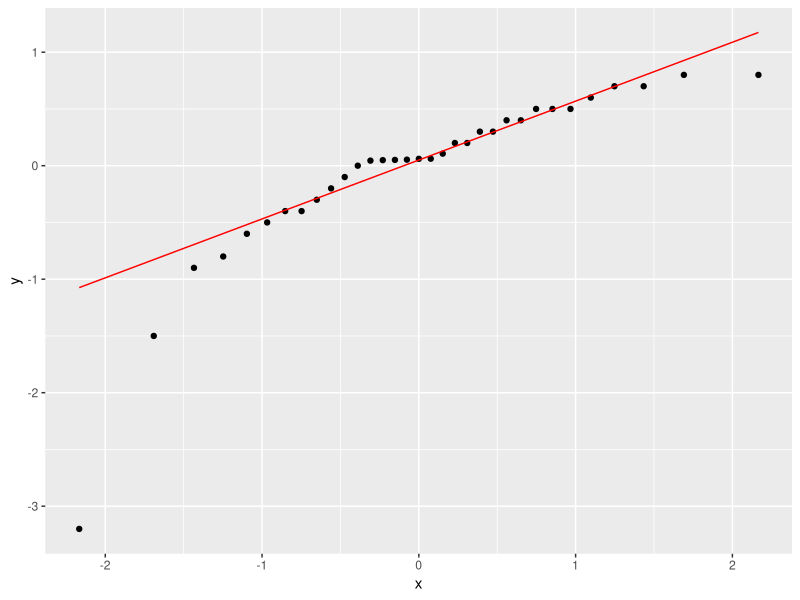
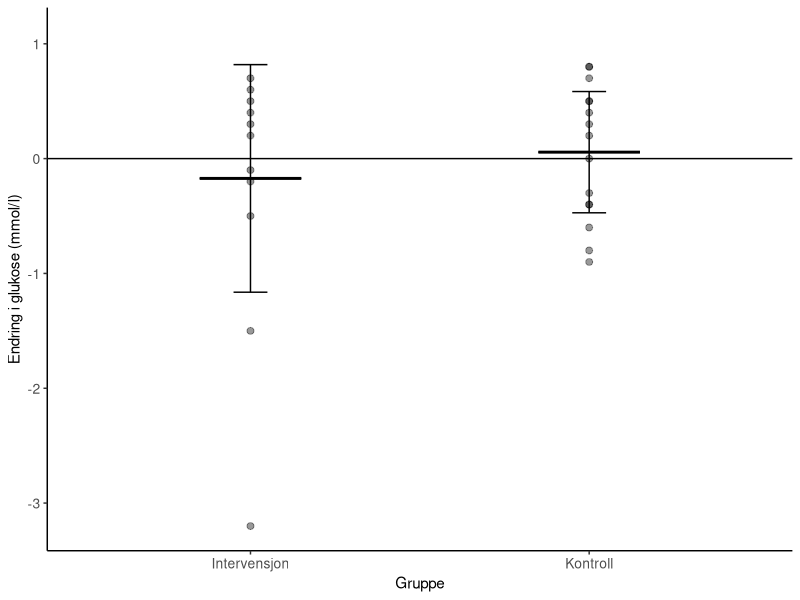
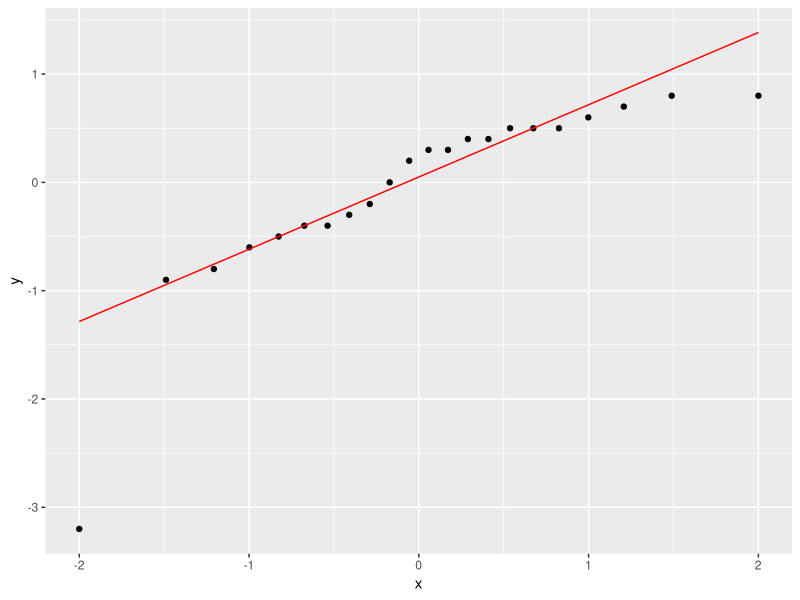
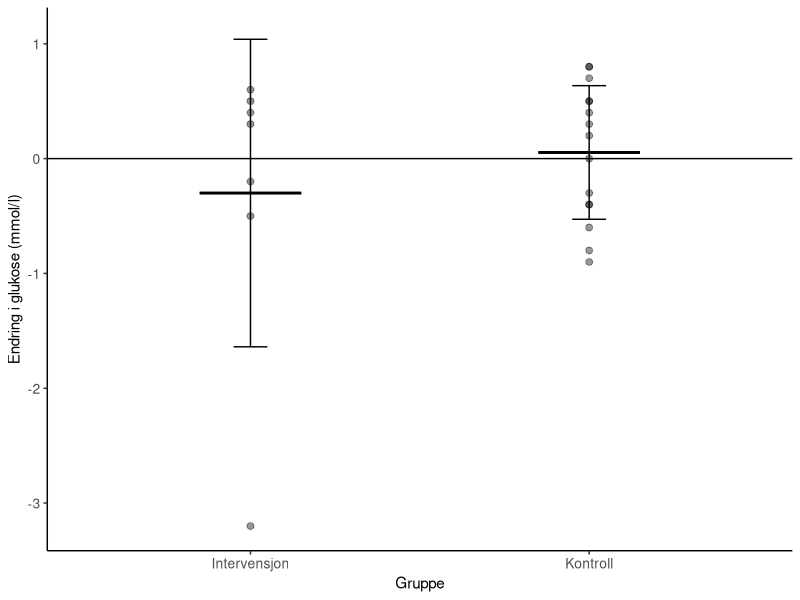
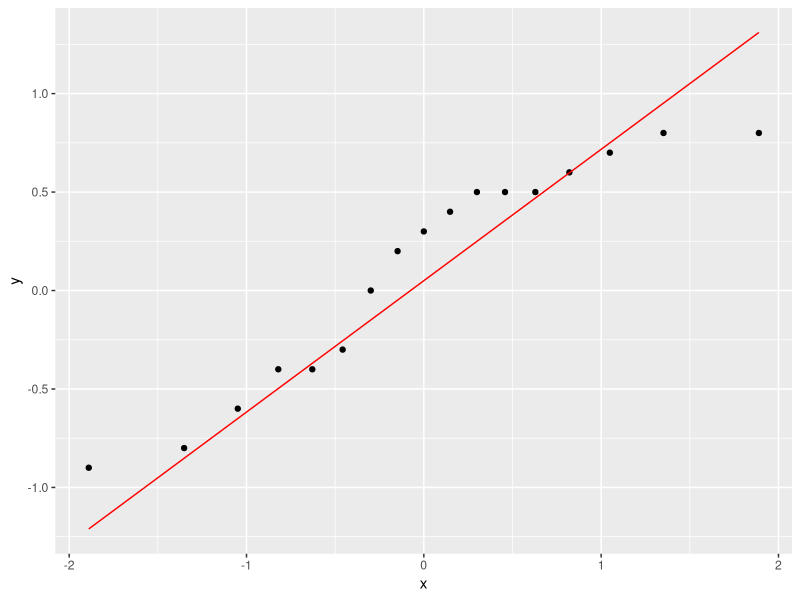
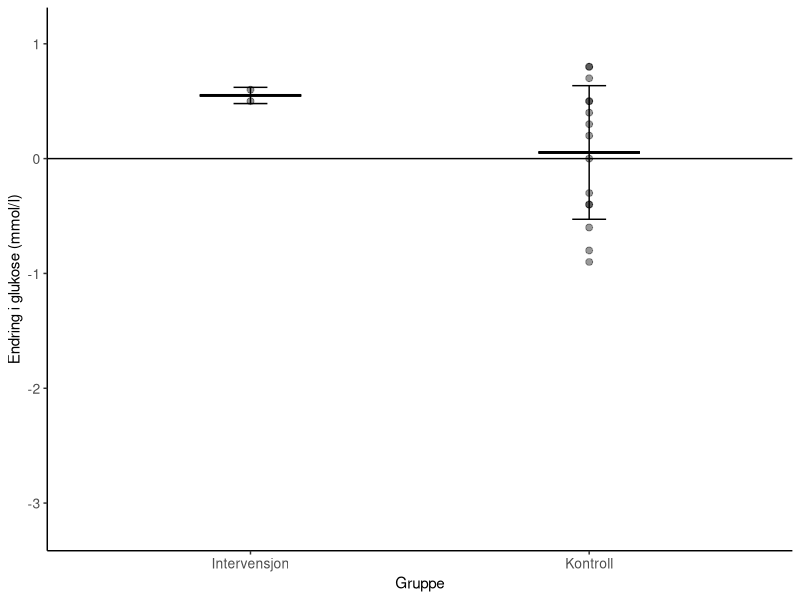

These figures' R source, in order:
## ---- chunk 1
library(tidyverse); library(knitr); library(ggplot2); library(kableExtra); library(readxl); library(dplyr); library(flextable); library(pbkrtest); library(broom)
Resultatskjema <- read_excel("Resultatskjema.xlsx")
Resultatskjema.ITT <- read_excel("Resultatskjema_ITT.xlsx")

# analyse intention to treat TG
itt.gluk <- Resultatskjema.ITT %>%
  select(id, group, sex, time, `s-glukose`) %>%
  mutate(`s-glukose` = as.numeric(`s-glukose`, na.rm = TRUE)) %>%
  mutate(time = factor(time, levels = c("pre", "post"),
                       labels = c("Pre", "Post")),
         group = factor(group, levels = c("fls", "kon"),
                        labels = c("Intervensjon", "Kontroll"))) %>% 
  pivot_wider(names_from = time,
              values_from = `s-glukose`) %>%
  mutate(change.gluk.itt = Post - Pre) %>%
  mutate(change.gluk.itt.pros = ((Post - Pre) / Pre) * 100) %>%
  group_by(group) %>%
  drop_na() %>%
  print()

# sjekker normalfordelingen 
ggplot(itt.gluk, aes(sample = change.gluk.itt)) + stat_qq() + stat_qq_line(col = "red")

# analyse av endringsscore fra pre til post mellom gruppene
itt.gluk.lm <- lm(change.gluk.itt ~ group, data = itt.gluk)
summary(itt.gluk.lm)

# sjekker for kovariat
itt.gluk.lm.co. <- lm(change.gluk.itt ~ group + sex + Pre, data = itt.gluk)
summary(itt.gluk.lm.co.)

itt.gluk.lm.co.pre <- lm(change.gluk.itt ~ group + Pre, data = itt.gluk)
summary(itt.gluk.lm.co.pre)

itt.gluk.lm.co.sex <- lm(change.gluk.itt ~ group + sex, data = itt.gluk)
summary(itt.gluk.lm.co.sex)

# lager et datasett med gjennomsnittsverdier av endring for bruk i graf
mean.itt.gluk <- itt.gluk %>%
  drop_na() %>%
  summarise(mean.gluk = mean(change.gluk.itt),
            sd.gluk = sd(change.gluk.itt)) %>%
  print()

# lager et datasett for bruk til individuelle verdier i graf (uten dropped out)
dropout.itt.gluk <- itt.gluk %>%
  filter(id != "tr031 10541") %>%
  filter(id != "tr031 13404") %>%
  filter(id != "tr031 11421") %>%
  filter(id != "tr031 004") %>%
  filter(id != "tr031 008") %>%
  filter(id != "tr031 001") %>%
  filter(id != "tr031 016") %>%
  drop_na() %>%
  print()

# lager graf
figur.gluk.itt <- mean.itt.gluk %>%
  ggplot(aes(group, mean.gluk, group = group)) + geom_boxplot(width = 0.3, fill = "white", colour = "black") + geom_errorbar(aes(ymin = mean.gluk - sd.gluk, ymax = mean.gluk + sd.gluk), width = 0.1) + theme_classic() + geom_point(data = dropout.itt.gluk, aes(group, change.gluk.itt), size = 2, alpha = 0.4) + labs(x = "Gruppe", y = "Endring i glukose (mmol/l)") + geom_hline(yintercept = 0, linetype = "solid", color = "black") + theme(axis.title = element_text(size = 11), axis.text.x = element_text(size = 10), axis.text.y = element_text(size = 10)) + ylim(-3.2, 1.1)

figur.gluk.itt
## ---- chunk 2
library(tidyverse); library(knitr); library(ggplot2); library(kableExtra); library(readxl); library(dplyr); library(flextable); library(pbkrtest); library(broom)
Resultatskjema <- read_excel("Resultatskjema.xlsx")

# analyse per protocl 1 treningsøkt per uke

# ordner et datasett for grafisk fremstilling med individuelle endringer fra pre til post i prosent og endringsscore for bruk i statistiske tester
pp.gluk <- Resultatskjema %>%
  select(id, sex, group, time, `s-glukose`) %>%
  mutate(`s-glukose` = as.numeric(`s-glukose`, na.rm = TRUE)) %>%
  filter(id != "tr031 012") %>% 
  filter(id != "tr031 013") %>% 
  filter(id != "tr031 010") %>% 
  filter(id != "tr031 007") %>% 
  mutate(time = factor(time, levels = c("pre", "post"),
                       labels = c("Pre", "Post")),
         group = factor(group, levels = c("fls", "kon"),
                        labels = c("Intervensjon", "Kontroll"))) %>% 
  pivot_wider(names_from = time,
              values_from = `s-glukose`) %>%
  mutate(change.gluk.pp = Post - Pre) %>%
  mutate(change.gluk.pp.pros = ((Post - Pre)/ Pre) * 100) %>%
  group_by(group) %>%
  drop_na() %>%
  print()

# sjekker normalfordelingen 
ggplot(pp.gluk, aes(sample = change.gluk.pp)) + stat_qq() + stat_qq_line(col = "red")

# analyse av endringsscore fra pre til post mellom gruppene
pp.gluk.lm <- lm(change.gluk.pp ~ group, data = pp.gluk)
summary(pp.gluk.lm)

# sjekker for kovariat
pp.gluk.lm.co <- lm(change.gluk.pp ~ group + sex + Pre, data = pp.gluk)
summary(pp.gluk.lm.co)

pp.gluk.lm.co.pre <- lm(change.gluk.pp ~ group + Pre, data = pp.gluk)
summary(pp.gluk.lm.co.pre)

pp.gluk.lm.co.sex <- lm(change.gluk.pp ~ group + sex + Pre, data = pp.gluk)
summary(pp.gluk.lm.co.sex)

# lager et datasett med gjennomsnittsverdier av prosentvis endring for bruk i graf
mean.pp.gluk <- pp.gluk %>%
  summarise(mean.gluk.pp = mean(change.gluk.pp),
            sd.gluk.pp = sd(change.gluk.pp)) %>%
  print()

figur.gluk.pp <- mean.pp.gluk %>%
  ggplot(aes(group, mean.gluk.pp, group = group)) + geom_boxplot(width = 0.3, fill = "white", colour = "black") + geom_errorbar(aes(ymin = mean.gluk.pp - sd.gluk.pp, ymax = mean.gluk.pp + sd.gluk.pp), width = 0.1) + theme_classic() + geom_point(data = pp.gluk, aes(group, change.gluk.pp), size = 2, alpha = 0.4) + labs(x = "Gruppe", y = "Endring i glukose (mmol/l)") + geom_hline(yintercept = 0, linetype = "solid", color = "black") + theme(axis.title = element_text(size = 11), axis.text.x = element_text(size = 10), axis.text.y = element_text(size = 10)) + ylim(-3.2, 1.1)

figur.gluk.pp
## ---- chunk 3
library(tidyverse); library(knitr); library(ggplot2); library(kableExtra); library(readxl); library(dplyr); library(flextable); library(pbkrtest); library(broom); library(ggsignif)
Resultatskjema <- read_excel("Resultatskjema.xlsx")

# analyse per protocl 2 treningsøkter per uke

# ordner et datasett for grafisk fremstilling med individuelle endringer fra pre til post i prosent og endringsscore for bruk i statistiske tester
ppm.gluk <- Resultatskjema %>%
  select(id, sex, group, time, `s-glukose`) %>%
  mutate(`s-glukose` = as.numeric(`s-glukose`, na.rm = TRUE)) %>%
  # filtrerer ut irrelevante datapunkter
  filter(id != "tr031 012") %>% 
  filter(id != "tr031 013") %>% 
  filter(id != "tr031 010") %>% 
  filter(id != "tr031 007") %>% 
  filter(id != "tr031 002") %>% 
  filter(id != "tr031 006") %>% 
  filter(id != "tr031 009") %>% 
  filter(id != "tr031 013") %>% 
  filter(id != "tr031 012") %>%
  filter(id != "tr031 015") %>%
  filter(id != "tr031 014") %>%
  mutate(time = factor(time, levels = c("pre", "post"),
                       labels = c("Pre", "Post")),
         group = factor(group, levels = c("fls", "kon"),
                        labels = c("Intervensjon", "Kontroll"))) %>% 
  pivot_wider(names_from = time,
              values_from = `s-glukose`) %>%
  mutate(change.gluk.ppm = Post - Pre) %>%
  mutate(change.gluk.pros.ppm = ((Post - Pre)/ Pre) * 100) %>%
  group_by(group) %>%
  drop_na() %>%
  print()

# sjekker normalfordelingen 
ggplot(ppm.gluk, aes(sample = change.gluk.ppm)) + stat_qq() + stat_qq_line(col = "red")

# analyse av endringsscore fra pre til post mellom gruppene
ppm.gluk.lm <- lm(change.gluk.ppm ~ group, data = ppm.gluk)
summary(ppm.gluk.lm)

# sjekker for kovariat
ppm.gluk.lm.co <- lm(change.gluk.ppm ~ group + sex + Pre, data = ppm.gluk)
summary(ppm.gluk.lm.co)

ppm.gluk.lm.co.pre <- lm(change.gluk.ppm ~ group + Pre, data = ppm.gluk)
summary(ppm.gluk.lm.co.pre)

ppm.gluk.lm.co.sex <- lm(change.gluk.ppm ~ group + sex + Pre, data = ppm.gluk)
summary(ppm.gluk.lm.co.sex)

# lager et datasett med gjennomsnittsverdier av prosentvis endring for bruk i graf
mean.ppm.gluk <- ppm.gluk %>%
  summarise(mean.gluk.ppm = mean(change.gluk.ppm),
            sd.gluk.ppm = sd(change.gluk.ppm)) %>%
  print()

figur.gluk.ppm <- mean.ppm.gluk %>%
  ggplot(aes(group, mean.gluk.ppm, group = group)) + geom_boxplot(width = 0.3, fill = "white", colour = "black") + geom_errorbar(aes(ymin = mean.gluk.ppm - sd.gluk.ppm, ymax = mean.gluk.ppm + sd.gluk.ppm), width = 0.1) + theme_classic() + geom_point(data = ppm.gluk, aes(group, change.gluk.ppm), size = 2, alpha = 0.4) + labs(x = "Gruppe", y = "Endring i glukose (mmol/l)") + geom_hline(yintercept = 0, linetype = "solid", color = "black") + theme(axis.title = element_text(size = 11), axis.text.x = element_text(size = 10), axis.text.y = element_text(size = 10)) + ylim(-3.2, 1.1)

figur.gluk.ppm
